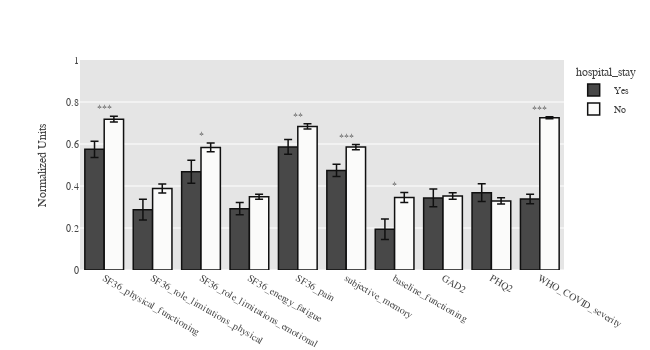

The notebook cell saved with this chart:
### Markdown cell above
## Subgroup Analyses - Hospitalised vs Non-Hospitalised Cases

### Code cell
# Compare means of measures that make up F1
import wildpython as wp

hms = sf36vars+subjvars+mhvars+['WHO_COVID_severity']
Zcc['hospital_stay'] = Zcc['hospital_stay'].cat.remove_unused_categories()
Xhm = Zcc.loc[:, hms+['hospital_stay']]
Xhm['WHO_COVID_severity'] = Xhm['WHO_COVID_severity'].apply(lambda x: 6-x)
Xhm['baseline_functioning'] = Xhm['baseline_functioning'].cat.codes
Xhm = Xhm[(Xhm[sf36vars+mhvars+['subjective_memory', 'WHO_COVID_severity']] >= 0).all(axis=1)]

HMtfm = ColumnTransformer([
	('sf36vars', MinMaxScaler(feature_range=[0,1]), sf36vars),
	('subjmem',  MinMaxScaler(feature_range=[0,1]), ['subjective_memory']),
	('mhvars', MinMaxScaler(feature_range=[0,1]), mhvars),
	('bf', 'passthrough', ['baseline_functioning']),
	('WHO', MinMaxScaler(feature_range=[0,1]), ['WHO_COVID_severity'])
]).fit(Xhm[hms])

Xhm = Xhm[['hospital_stay']].join(
	pd.DataFrame(
		HMtfm.transform(Xhm[hms]), 
		index=Xhm.index, columns=wsk.get_ct_feature_names(HMtfm)))

f, m = wp.means_plot(
	Xhm, hms, 'measure', group='hospital_stay', group_order=['Yes', 'No'],
	group_color_sequence=wc.to_RGB_255(bwmap([0.33, 1.0])),
	bar_args={'range_y': [0, 1]}, 
	layout_args={
		'xaxis': {'title': None},
		'yaxis': {'title': 'Normalized Units'},
		'width': 650, 'height': 350},
	group_tests=True)

f.show(rendere='png', width=650, height=350)

bar_args = {
	'range_y': [-0.8, 0.4],
	'labels': {'mean': 'SD Units'},
}

layout_args = {
	'xaxis': {
		'title': None, 
	},
	'yaxis': {
		'tickmode': 'array',
		'tickvals': np.arange(-0.6, 1.3, 0.2).round(1)
	},
	'width': 400, 'height': 275,
	'margin': {'l': 70, 'b': 75, 't': 20, 'r': 20},
	'legend': {
		'title': "Hospital", 'orientation': 'v',
		'yanchor': 'top', 'xanchor': 'left', 'x': 1.02, 'y': 1.0,
	},
}

grayscale_map = wc.to_RGB_255(bwmap([0.33, 1.0]))

f5a, m = wp.means_plot(
	Zcc, comp_scores, 'measure', group='hospital_stay', group_order=['Yes', 'No'],
	group_color_sequence=grayscale_map,
	bar_args=bar_args, layout_args=layout_args,
)

f5a.show(renderer='png', width=400, height=275)

layout_args['showlegend'] = False
layout_args['width'] = 200
layout_args['xaxis']['tickangle'] = 30
f5b, m = wp.means_plot(
	Zcc, fnames, 'measure', group='hospital_stay', group_order=['Yes', 'No'],
	group_color_sequence=grayscale_map,
	bar_args=bar_args, layout_args=layout_args,
)
f5b.show(renderer='png', width=200, height=275)

if True:
	f5a.write_image('./images/Figure_5a.svg')
	f5b.write_image('./images/Figure_5b.svg')

### Figure 1 — Plotly figure (JSON) as saved in the notebook; plotly's stock layout.template omitted (floating-point values rounded to 4 significant figures)
{"data": [{"alignmentgroup": "True", "error_y": {"array": [0.04266, 0.04217, 0.02927, 0.03519, 0.03854, 0.05448, 0.04966, 0.02241, 0.04868, 0.02919]}, "hoverlabel": {"namelength": 0}, "hovertemplate": "hospital_stay=Yes<br>measure=%{x}<br>mean=%{y}", "legendgroup": "Yes", "marker": {"color": "rgb(72, 72, 72)"}, "name": "Yes", "offsetgroup": "Yes", "orientation": "v", "showlegend": true, "textposition": "auto", "type": "bar", "x": ["GAD2", "PHQ2", "SF36_energy_fatigue", "SF36_pain", "SF36_physical_functioning", "SF36_role_limitations_emotional", "SF36_role_limitations_physical", "WHO_COVID_severity", "baseline_functioning", "subjective_memory"], "xaxis": "x", "y": [0.3433, 0.3682, 0.2918, 0.5858, 0.5746, 0.4677, 0.2873, 0.3383, 0.194, 0.4739], "yaxis": "y"}, {"alignmentgroup": "True", "error_y": {"array": [0.01571, 0.01486, 0.01174, 0.01239, 0.01372, 0.02093, 0.0212, 0.004472, 0.02331, 0.01227]}, "hoverlabel": {"namelength": 0}, "hovertemplate": "hospital_stay=No<br>measure=%{x}<br>mean=%{y}", "legendgroup": "No", "marker": {"color": "rgb(251, 251, 250)"}, "name": "No", "offsetgroup": "No", "orientation": "v", "showlegend": true, "textposition": "auto", "type": "bar", "x": ["GAD2", "PHQ2", "SF36_energy_fatigue", "SF36_pain", "SF36_physical_functioning", "SF36_role_limitations_emotional", "SF36_role_limitations_physical", "WHO_COVID_severity", "baseline_functioning", "subjective_memory"], "xaxis": "x", "y": [0.3525, 0.3289, 0.349, 0.6835, 0.7181, 0.5835, 0.3879, 0.725, 0.3453, 0.5851], "yaxis": "y"}], "layout": {"annotations": [{"showarrow": false, "text": "***", "x": "SF36_physical_functioning", "xanchor": "center", "y": 0.7318, "yanchor": "bottom"}, {"showarrow": false, "text": "", "x": "SF36_role_limitations_physical", "xanchor": "center", "y": 0.4091, "yanchor": "bottom"}, {"showarrow": false, "text": "*", "x": "SF36_role_limitations_emotional", "xanchor": "center", "y": 0.6045, "yanchor": "bottom"}, {"showarrow": false, "text": "", "x": "SF36_energy_fatigue", "xanchor": "center", "y": 0.3607, "yanchor": "bottom"}, {"showarrow": false, "text": "**", "x": "SF36_pain", "xanchor": "center", "y": 0.6958, "yanchor": "bottom"}, {"showarrow": false, "text": "***", "x": "subjective_memory", "xanchor": "center", "y": 0.5974, "yanchor": "bottom"}, {"showarrow": false, "text": "*", "x": "baseline_functioning", "xanchor": "center", "y": 0.3686, "yanchor": "bottom"}, {"showarrow": false, "text": "", "x": "GAD2", "xanchor": "center", "y": 0.3859, "yanchor": "bottom"}, {"showarrow": false, "text": "", "x": "PHQ2", "xanchor": "center", "y": 0.4103, "yanchor": "bottom"}, {"showarrow": false, "text": "***", "x": "WHO_COVID_severity", "xanchor": "center", "y": 0.7295, "yanchor": "bottom"}], "barmode": "group", "height": 350, "legend": {"title": {"text": "hospital_stay"}, "tracegroupgap": 0}, "margin": {"t": 60}, "width": 650, "xaxis": {"anchor": "y", "categoryarray": ["SF36_physical_functioning", "SF36_role_limitations_physical", "SF36_role_limitations_emotional", "SF36_energy_fatigue", "SF36_pain", "subjective_memory", "baseline_functioning", "GAD2", "PHQ2", "WHO_COVID_severity"], "categoryorder": "array", "domain": [0, 1], "title": {}}, "yaxis": {"anchor": "x", "domain": [0, 1], "range": [0, 1], "title": {"text": "Normalized Units"}}}}
